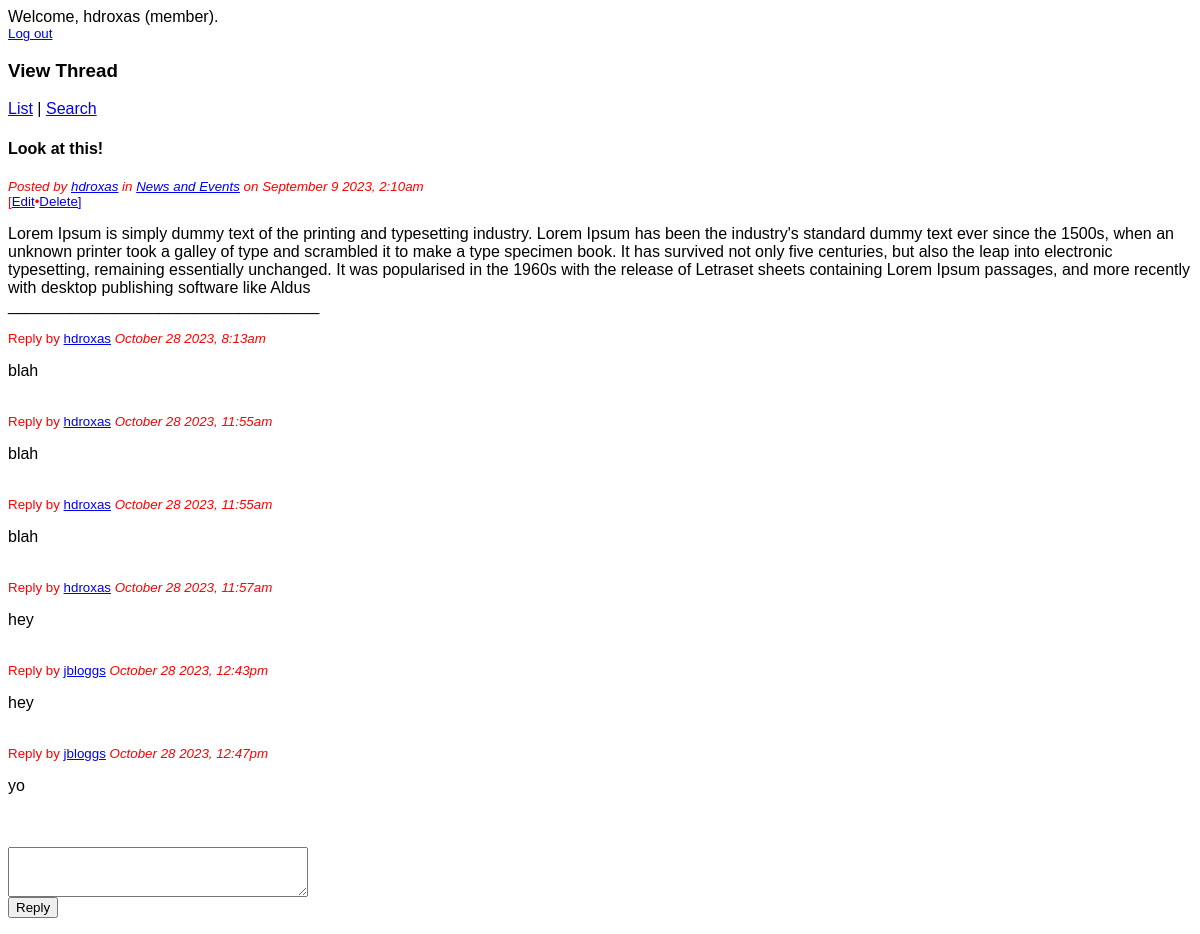
Page /view_thread.php?id=7 (signed in) on the committed database.
### tables this page shows
CREATE TABLE `thread` (
  `thread_id` int(11) NOT NULL,
  `username` varchar(20) NOT NULL,
  `forum_id` tinyint(4) UNSIGNED NOT NULL,
  `title` varchar(100) NOT NULL,
  `content` varchar(40000) NOT NULL,
  `post_date` timestamp NOT NULL DEFAULT current_timestamp() ON UPDATE current_timestamp()
);

CREATE TABLE `forum` (
  `forum_id` tinyint(4) UNSIGNED NOT NULL,
  `forum_name` varchar(50) NOT NULL
);

CREATE TABLE `reply` (
  `reply_id` int(11) NOT NULL,
  `username` varchar(20) NOT NULL,
  `thread_id` int(11) NOT NULL,
  `content` varchar(10000) NOT NULL,
  `post_date` timestamp NOT NULL DEFAULT current_timestamp() ON UPDATE current_timestamp()
);

### view_thread.php (the view, shortened to what this page needs)
<?php
  require 'db_connect.php';
  $stmt = $db->prepare("SELECT * FROM thread
                        AS t JOIN forum as f ON t.forum_id = f.forum_id
                        WHERE thread_id = ?");
  $stmt->execute( [$_GET['id']] );
  $thread = $stmt->fetch();
  if (isset($_SESSION['uname'])) {
    echo '<p>Welcome, '.$_SESSION['uname'].' ('.$_SESSION['level'].').';
    echo '<br /><small><a href="logout.php">Log out</a></small></p>';
  }
  else {
    echo '<p>You are not logged in.';
    echo '<br /><small><a href="login.php">Log in</a></small></p>';
  }
?>
<!DOCTYPE html>
<html>
  <head>
    <link rel="stylesheet" type="text/css" href="forum_stylesheet.css" />
  </head>
  <body>
    <h3>View Thread</h3>
    <p><a href="list_threads.php">List</a> | <a href="search_threads.php">Search</a>
    </p>
		<?php
      echo '<h4>'.nl2br(htmlentities($thread['title'])).'</h4>';
      echo '<p><small><em>Posted by <a href="view_profile.php?username='.$thread['username'].'">'.$thread['username'].'</a>';
      echo ' in <a href="list_threads.php?forum='.$thread['forum_id'].'">'.$thread['forum_name'].'</a>';
      echo ' on '.date('F j o\, g:ia', strtotime($thread['post_date'])).'</em></small>';
      if (isset($_SESSION['uname'])){
        if ($_SESSION['uname'] == $thread['username']) {
          echo '<br> <small>[<a href="edit_thread_form.php?id='.$thread['thread_id'].'">Edit</a>&#x2022';
        }
        if ($_SESSION['uname'] == $thread['username'] || $_SESSION['level'] == 'admin') {
          echo '<a onclick="return confirm(\'Are you sure you want to delete this thread?\')" href="delete_thread.php?id='.$thread['thread_id'].'">Delete]</a></small>';
        }
      }
      echo '</small></p>';
      echo '<p>'.nl2br(htmlentities($thread['content'])).'<br>___________________________________</p>';
      $stmt = $db->prepare("SELECT * FROM reply WHERE thread_id = ?");
      $stmt->execute([$_GET['id']]);
      $result_data = $stmt->fetchAll();
      if (count($result_data) > 0) {
        foreach($result_data as $row) {
          echo '<div><small>Reply by <a href="view_profile.php?username='.$row['username'].'">'.nl2br(htmlentities($row['username'])).'</a>';
          echo '<em> '.date('F j o\, g:ia', strtotime($row['post_date'])).'</em></small>';
          echo '<p>'.nl2br(htmlentities($row['content'])).'</p><br>';
        }
      }
      if (isset($_SESSION['uname'])){
        echo '<br><form name="reply_form" method="post" action="reply.php" onsubmit="return validateForm()">';
        echo '<textarea name="reply_textarea" style="width: 300px; height: 50px"></textarea>';
        echo '<br><input type="submit" name="reply_button" value="Reply" />';
        echo '</form> </div>';
      }
    ?>
  </body>
</html>

### forum_stylesheet.css (style rules this page uses)
* { font-family: Arial }
small { color: #FF0000; }

### rows in the picture
thread: title "Look at this!", username "hdroxas", forum.forum_name "News and Events", post_date "September 9 2023, 2:10am", content "Lorem Ipsum is simply dummy text of the printing and typesetting industry. Lorem Ipsum has been the industry's standard dummy text ever since the 1500s, when an unknown printer took a galley of type and scrambled it to make a type specimen book. It has survived not only five centuries, but also the leap into electronic typesetting, remaining essentially unchanged. It was popularised in the 1960s with the release of Letraset sheets containing Lorem Ipsum passages, and more recently with desktop publishing software like Aldus"
reply: username "hdroxas", post_date "October 28 2023, 8:13am", content "blah"
reply: username "hdroxas", post_date "October 28 2023, 11:55am", content "blah"
reply: username "hdroxas", post_date "October 28 2023, 11:55am", content "blah"
reply: username "hdroxas", post_date "October 28 2023, 11:57am", content "hey"
reply: username "jbloggs", post_date "October 28 2023, 12:43pm", content "hey"
reply: username "jbloggs", post_date "October 28 2023, 12:47pm", content "yo"

### other values in the picture
$_SESSION['uname'] "hdroxas"
$_SESSION['level'] "member"
